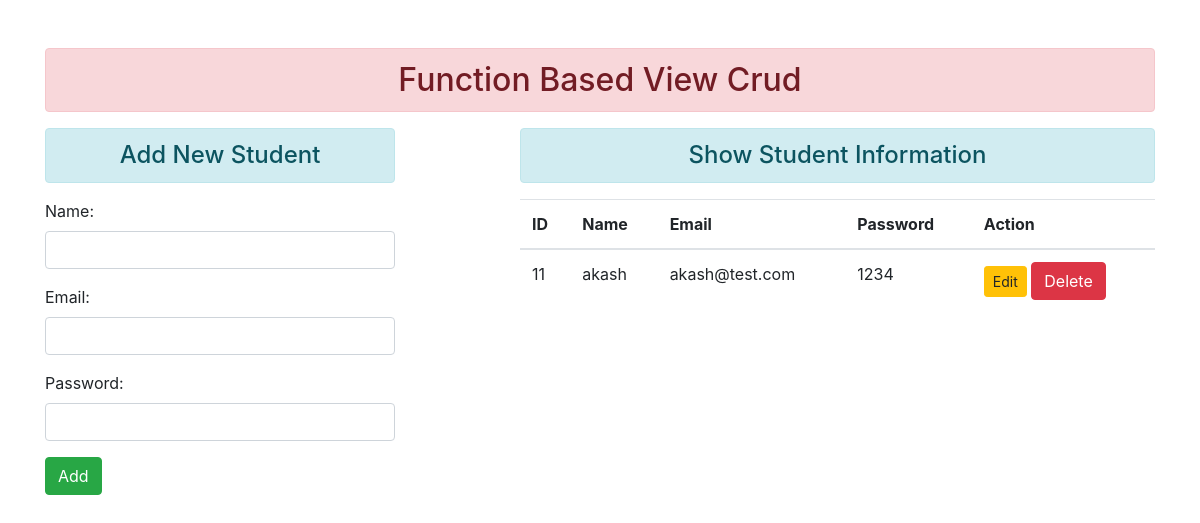
Page /fbvtest/ on the committed database.
### fbvTest/models.py (models this page shows)
class Student(models.Model):
    name = models.CharField(max_length=70, default='')
    email = models.EmailField(max_length=70, default='')
    password = models.CharField(max_length=20, default='')

### fbvTest/views.py (the view)
# urls.py: path('', views.add_show, name="addandshow"),
def add_show(request):
    if request.method == 'POST':
        fm = StudentRegistration(request.POST)
        if fm.is_valid():
            nm = fm.cleaned_data['name']
            em = fm.cleaned_data['email']
            pw = fm.cleaned_data['password']
            reg = Student(name=nm, email=em, password=pw)
            reg.save()
            fm = StudentRegistration()
    else:
        fm = StudentRegistration()
    stud = Student.objects.all()
    context = {
        'form':fm,
        'stu':stud,
    }
    return render(request, 'fbvtest/addandshow.html', context)

### fbvTest/forms.py
class StudentRegistration(forms.ModelForm):
    class Meta:
        model = Student
        fields = ['name', 'email', 'password']
        widgets = {
            'name':forms.TextInput(attrs={'class':'form-control'}),
            'email':forms.EmailInput(attrs={'class':'form-control'}),
            'password':forms.PasswordInput(render_value=True,
            attrs={'class':'form-control'}),
        }

### templates/fbvTest/addandshow.html (shortened to what this page needs)
{% extends 'fbvTest/base.html' %}
{% block content %}
<div class="row">
    <div class="col-sm-4">
        <h4 class="text-center alert alert-info">Add New Student</h4>
        <form action="" method="post">
            {{form.as_p}}
            <input type="submit" class="btn btn-success" value="Add">
        </form>
    </div>
    <div class="col-sm-7 offset-1">
        <h4 class="text-center alert alert-info">Show Student Information</h4>
        {% if stu %}
            <table class="table table-hover">
                <thead>
                    <tr>
                    <th scope="col">ID</th>
                    <th scope="col">Name</th>
                    <th scope="col">Email</th>
                    <th scope="col">Password</th>
                    <th scope="col">Action</th>
                    </tr>
                </thead>
                <tbody>
                    {% for data in stu %}
                    <tr>
                        <td>{{data.id}}</td>
                        <td>{{data.name}}</td>
                        <td>{{data.email}}</td>
                        <td>{{data.password}}</td>
                        <td><a href="{% url 'updatedata' data.id %}" class="btn btn-warning btn-sm">Edit</a>
                        <form action="{% url 'deletedata' data.id %}" method="post" class="d-inline">
                            <input type="submit" class="btn btn-danger" value="Delete">
                        </form>
                        </td>
                    </tr>
                    {% endfor %}
                </tbody>
            </table>
        {% else %}
            <h4 class="text-center alert alert-info">No Records</h4>
        {% endif %}
    </div>
</div>
{% endblock content %}

### rows in the picture
Student: id "11", name "akash", email "akash@test.com", password "1234"
